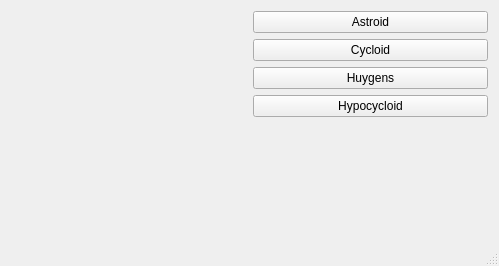
<?xml version="1.0" encoding="UTF-8"?>
<ui version="4.0">
 <class>MainWindow</class>
 <widget class="QMainWindow" name="MainWindow">
  <property name="geometry">
   <rect>
    <x>0</x>
    <y>0</y>
    <width>499</width>
    <height>266</height>
   </rect>
  </property>
  <property name="windowTitle">
   <string>MainWindow</string>
  </property>
  <widget class="QWidget" name="centralWidget">
   <layout class="QGridLayout" name="gridLayout">
    <item row="0" column="0">
     <layout class="QHBoxLayout" name="horizontalLayout">
      <item>
       <widget class="RenderArea" name="renderArea" native="true">
        <property name="enabled">
         <bool>true</bool>
        </property>
       </widget>
      </item>
      <item>
       <layout class="QVBoxLayout" name="verticalLayout">
        <item>
         <widget class="QPushButton" name="btnAstroid">
          <property name="text">
           <string>Astroid</string>
          </property>
         </widget>
        </item>
        <item>
         <widget class="QPushButton" name="btnCycloid">
          <property name="text">
           <string>Cycloid</string>
          </property>
         </widget>
        </item>
        <item>
         <widget class="QPushButton" name="btnHuygens">
          <property name="text">
           <string>Huygens</string>
          </property>
         </widget>
        </item>
        <item>
         <widget class="QPushButton" name="btnHypo">
          <property name="text">
           <string>Hypocycloid</string>
          </property>
         </widget>
        </item>
        <item>
         <spacer name="verticalSpacer">
          <property name="orientation">
           <enum>Qt::Vertical</enum>
          </property>
          <property name="sizeHint" stdset="0">
           <size>
            <width>20</width>
            <height>40</height>
           </size>
          </property>
         </spacer>
        </item>
       </layout>
      </item>
     </layout>
    </item>
   </layout>
  </widget>
  <widget class="QStatusBar" name="statusBar"/>
 </widget>
 <layoutdefault spacing="6" margin="11"/>
 <customwidgets>
  <customwidget>
   <class>RenderArea</class>
   <extends>QWidget</extends>
   <header>renderarea.h</header>
   <container>1</container>
  </customwidget>
 </customwidgets>
 <resources/>
 <connections/>
</ui>
